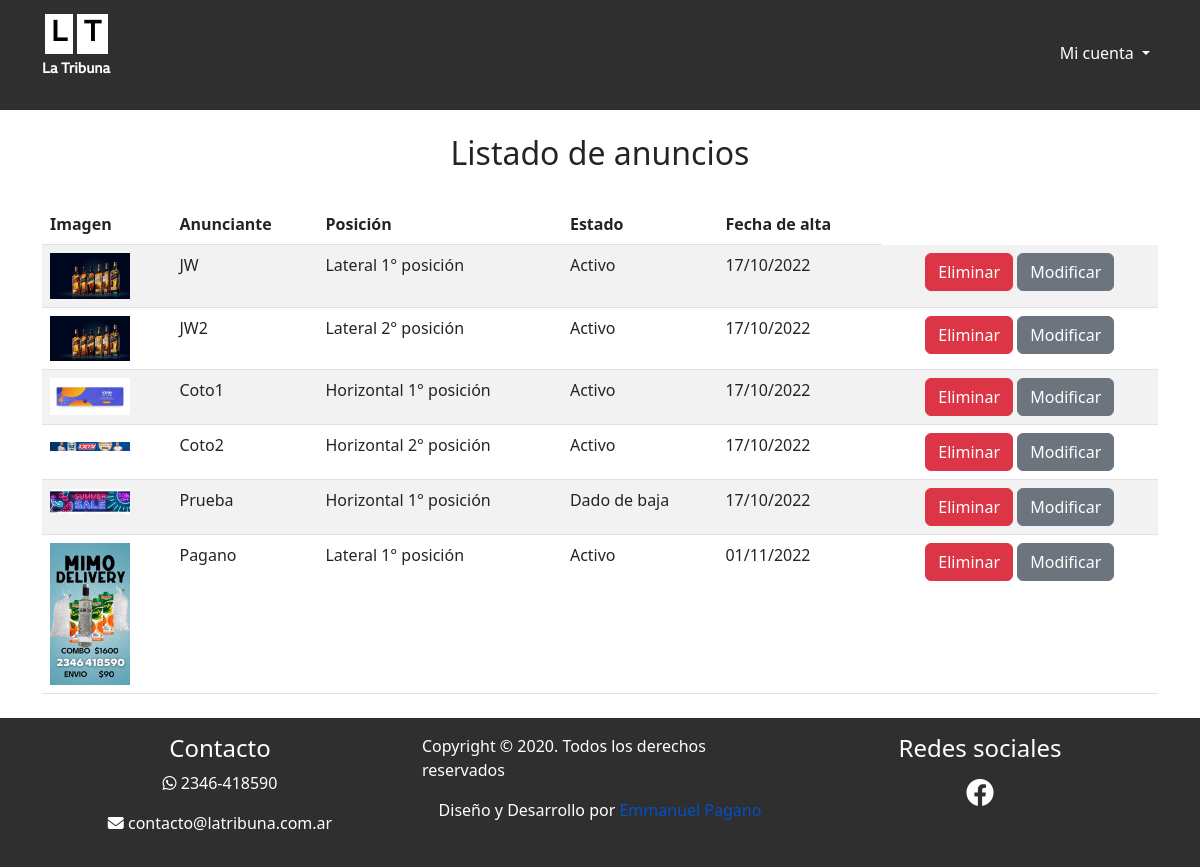
Page /adm/anuncios/listar.php (signed in) on the earlier database version.
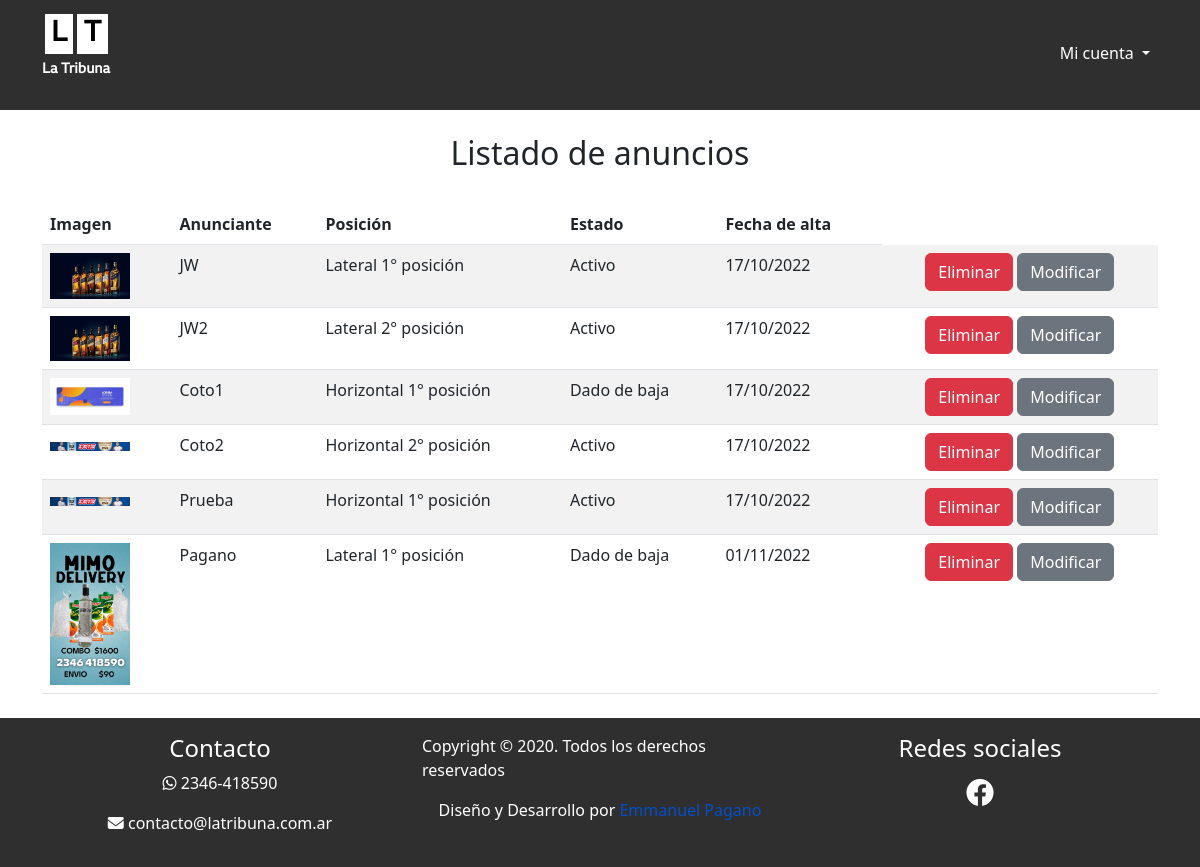
Same page on the later database version.
### tables this page shows
CREATE TABLE `anuncios` (
  `id_anuncio` int(11) NOT NULL,
  `url_anuncio` varchar(300) NOT NULL,
  `id_posicion_anuncio` int(11) NOT NULL,
  `fecha_alta` datetime NOT NULL DEFAULT current_timestamp(),
  `anunciante` varchar(300) NOT NULL,
  `baja_anuncio` tinyint(4) NOT NULL
);

CREATE TABLE `anuncios_posiciones` (
  `id_posicion_anuncio` int(11) NOT NULL,
  `posicion` varchar(250) NOT NULL
);

### adm/anuncios/listar.php (the view, shortened to what this page needs)
<?php
include('../../include/conexion.php');
$cmd = $conexion->prepare('SELECT * FROM anuncios INNER JOIN anuncios_posiciones ON anuncios_posiciones.id_posicion_anuncio = anuncios.id_posicion_anuncio;');
$cmd->execute();
$anuncios = $cmd->fetchAll();
?>
<!DOCTYPE html>
<html lang="es">
<head>
    <link rel="stylesheet" href="https://cdnjs.cloudflare.com/ajax/libs/font-awesome/6.2.0/css/all.min.css" />
    <link href="https://cdn.jsdelivr.net/npm/bootstrap@5.2.1/dist/css/bootstrap.min.css" rel="stylesheet">
    <link rel="stylesheet" href="../../css/styles.css">
</head>
<body>
<?php
require_once("../../include/header.php")
?>
<section>
    <div class="container">
        <h2 class="text-center py-4">Listado de anuncios</h2>
        <table class="table table-striped">
            <thead>
                <tr>
                <th scope="col">Imagen</th>
                <th scope="col">Anunciante</th>
                <th scope="col">Posición</th>
                <th scope="col">Estado</th>
                <th scope="col">Fecha de alta</th>
                </tr>
            </thead>
            <tbody>
                <?php
                foreach ($anuncios as $fila){
                    $estado = ($fila["baja_anuncio"]) ? 'Dado de baja' : 'Activo';
                    echo '
                    <tr>
                    <td> <img style="max-width: 80px;" src="../../img/anuncios/'.$fila["url_anuncio"].'" alt=""></td>
                    <td>'.$fila["anunciante"].'</td>
                    <td>'.$fila["posicion"].'</td>
                    <td>'.$estado.'</td>
                    <td>'.date("d/m/Y", strtotime($fila["fecha_alta"])).'</td>
                    <td class="text-center">
                    <a href="baja.php?id='.$fila["id_anuncio"].'" class="btn btn-danger">Eliminar</a>
                    <a href="modificar.php?id='.$fila["id_anuncio"].'" class="btn btn-secondary">Modificar</a>
                    </td>
                    </tr>
                    ';
                }
                ?>
            </tbody>
        </table>
    </div>
</section>
<?php
require_once("../../include/footer.php")
?>
</body>
</html>

Differences in the rows shown:
changed anuncios "Coto1": baja_anuncio "Activo" → "Dado de baja"
changed anuncios "Prueba": url_anuncio: a different picture; baja_anuncio "Dado de baja" → "Activo"
changed anuncios "Pagano": baja_anuncio "Activo" → "Dado de baja"
